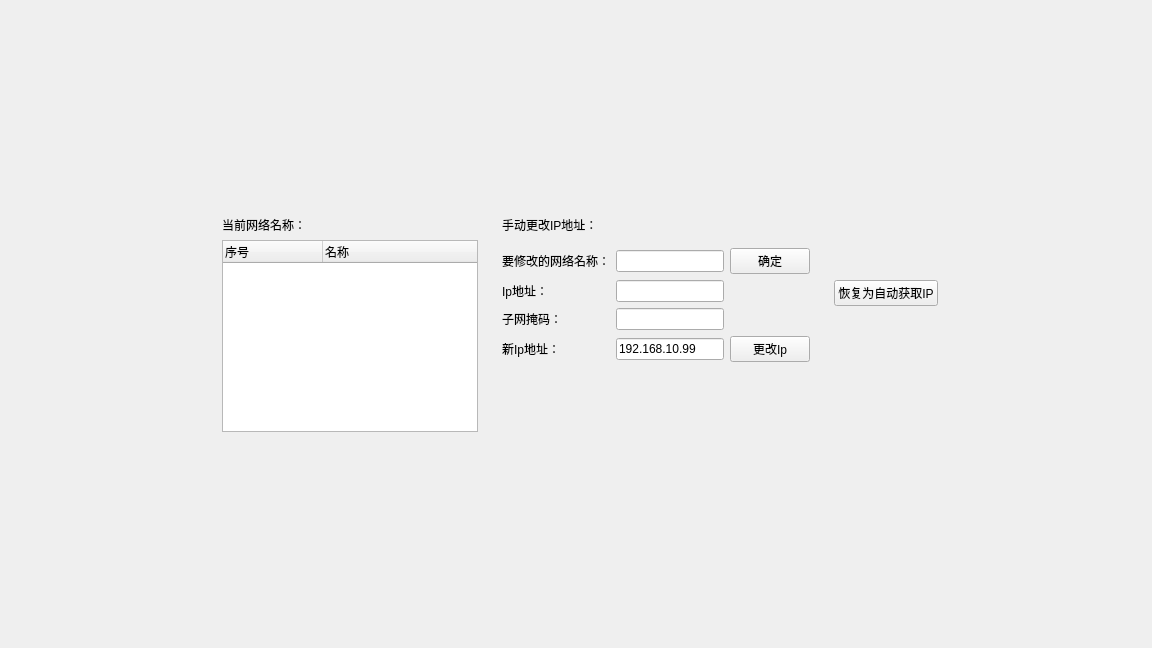
<?xml version="1.0" encoding="UTF-8"?>
<ui version="4.0">
 <class>Ip</class>
 <widget class="QWidget" name="Ip">
  <property name="geometry">
   <rect>
    <x>0</x>
    <y>0</y>
    <width>1152</width>
    <height>648</height>
   </rect>
  </property>
  <property name="sizePolicy">
   <sizepolicy hsizetype="Fixed" vsizetype="Fixed">
    <horstretch>0</horstretch>
    <verstretch>0</verstretch>
   </sizepolicy>
  </property>
  <property name="windowTitle">
   <string>Form</string>
  </property>
  <layout class="QGridLayout" name="gridLayout_5">
   <item row="0" column="0">
    <widget class="QWidget" name="widget_4" native="true">
     <property name="sizePolicy">
      <sizepolicy hsizetype="Fixed" vsizetype="Fixed">
       <horstretch>0</horstretch>
       <verstretch>0</verstretch>
      </sizepolicy>
     </property>
     <layout class="QGridLayout" name="gridLayout_4">
      <item row="0" column="0" rowspan="2">
       <widget class="QWidget" name="widget_2" native="true">
        <property name="sizePolicy">
         <sizepolicy hsizetype="Preferred" vsizetype="Preferred">
          <horstretch>0</horstretch>
          <verstretch>0</verstretch>
         </sizepolicy>
        </property>
        <layout class="QGridLayout" name="gridLayout_2">
         <item row="0" column="1">
          <widget class="QLabel" name="label_5">
           <property name="styleSheet">
            <string notr="true">font: 9pt &quot;微软雅黑&quot;;</string>
           </property>
           <property name="text">
            <string>当前网络名称：</string>
           </property>
          </widget>
         </item>
         <item row="2" column="1">
          <widget class="QTreeWidget" name="treeWidget">
           <column>
            <property name="text">
             <string>序号</string>
            </property>
           </column>
           <column>
            <property name="text">
             <string>名称</string>
            </property>
           </column>
          </widget>
         </item>
        </layout>
       </widget>
      </item>
      <item row="0" column="1">
       <widget class="QWidget" name="widget_3" native="true">
        <property name="sizePolicy">
         <sizepolicy hsizetype="Fixed" vsizetype="Preferred">
          <horstretch>0</horstretch>
          <verstretch>0</verstretch>
         </sizepolicy>
        </property>
        <layout class="QGridLayout" name="gridLayout_3">
         <item row="2" column="0">
          <widget class="QWidget" name="widget" native="true">
           <property name="maximumSize">
            <size>
             <width>16777215</width>
             <height>16777215</height>
            </size>
           </property>
           <layout class="QGridLayout" name="gridLayout">
            <property name="leftMargin">
             <number>0</number>
            </property>
            <item row="0" column="0">
             <widget class="QLabel" name="label_3">
              <property name="styleSheet">
               <string notr="true">font: 9pt &quot;微软雅黑&quot;;</string>
              </property>
              <property name="text">
               <string>要修改的网络名称：</string>
              </property>
             </widget>
            </item>
            <item row="0" column="1">
             <widget class="QLineEdit" name="lineEdit_name">
              <property name="styleSheet">
               <string notr="true">font: 9pt &quot;微软雅黑&quot;;</string>
              </property>
              <property name="text">
               <string/>
              </property>
             </widget>
            </item>
            <item row="0" column="2">
             <widget class="QPushButton" name="pushButton_queding">
              <property name="styleSheet">
               <string notr="true">font: 9pt &quot;微软雅黑&quot;;</string>
              </property>
              <property name="text">
               <string>确定</string>
              </property>
             </widget>
            </item>
            <item row="1" column="0">
             <widget class="QLabel" name="label">
              <property name="styleSheet">
               <string notr="true">font: 9pt &quot;微软雅黑&quot;;</string>
              </property>
              <property name="text">
               <string>Ip地址：</string>
              </property>
             </widget>
            </item>
            <item row="1" column="1">
             <widget class="QLineEdit" name="lineEdit_ip">
              <property name="styleSheet">
               <string notr="true">font: 9pt &quot;微软雅黑&quot;;</string>
              </property>
             </widget>
            </item>
            <item row="2" column="0">
             <widget class="QLabel" name="label_2">
              <property name="styleSheet">
               <string notr="true">font: 9pt &quot;微软雅黑&quot;;</string>
              </property>
              <property name="text">
               <string>子网掩码：</string>
              </property>
             </widget>
            </item>
            <item row="2" column="1">
             <widget class="QLineEdit" name="lineEdit_subnet">
              <property name="styleSheet">
               <string notr="true">font: 9pt &quot;微软雅黑&quot;;</string>
              </property>
             </widget>
            </item>
            <item row="3" column="0">
             <widget class="QLabel" name="label_4">
              <property name="styleSheet">
               <string notr="true">font: 9pt &quot;微软雅黑&quot;;</string>
              </property>
              <property name="text">
               <string>新Ip地址：</string>
              </property>
             </widget>
            </item>
            <item row="3" column="1">
             <widget class="QLineEdit" name="lineEdit_ip_ipnew">
              <property name="styleSheet">
               <string notr="true">font: 9pt &quot;微软雅黑&quot;;</string>
              </property>
              <property name="text">
               <string>192.168.10.99</string>
              </property>
             </widget>
            </item>
            <item row="3" column="2">
             <widget class="QPushButton" name="pushButton_changeip">
              <property name="styleSheet">
               <string notr="true">font: 9pt &quot;微软雅黑&quot;;</string>
              </property>
              <property name="text">
               <string>更改Ip</string>
              </property>
             </widget>
            </item>
           </layout>
          </widget>
         </item>
         <item row="1" column="0">
          <widget class="QLabel" name="label_6">
           <property name="maximumSize">
            <size>
             <width>16777215</width>
             <height>17</height>
            </size>
           </property>
           <property name="styleSheet">
            <string notr="true">font: 9pt &quot;微软雅黑&quot;;</string>
           </property>
           <property name="text">
            <string>手动更改IP地址：</string>
           </property>
          </widget>
         </item>
        </layout>
       </widget>
      </item>
      <item row="0" column="2">
       <widget class="QPushButton" name="pushButton_auotoip">
        <property name="styleSheet">
         <string notr="true">font: 9pt &quot;微软雅黑&quot;;</string>
        </property>
        <property name="text">
         <string>恢复为自动获取IP</string>
        </property>
       </widget>
      </item>
      <item row="1" column="1">
       <widget class="QLabel" name="label_status">
        <property name="styleSheet">
         <string notr="true">font: 9pt &quot;微软雅黑&quot;;</string>
        </property>
        <property name="text">
         <string/>
        </property>
       </widget>
      </item>
     </layout>
    </widget>
   </item>
  </layout>
 </widget>
 <resources/>
 <connections/>
</ui>
